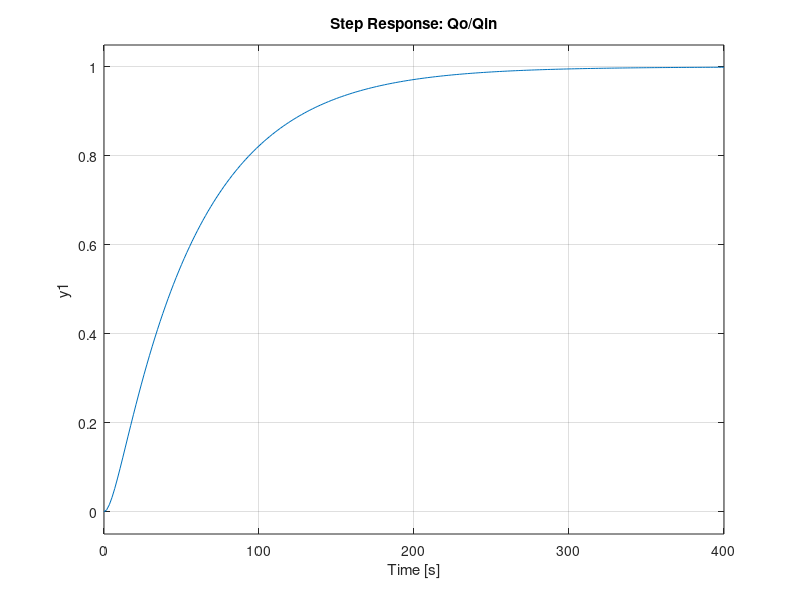
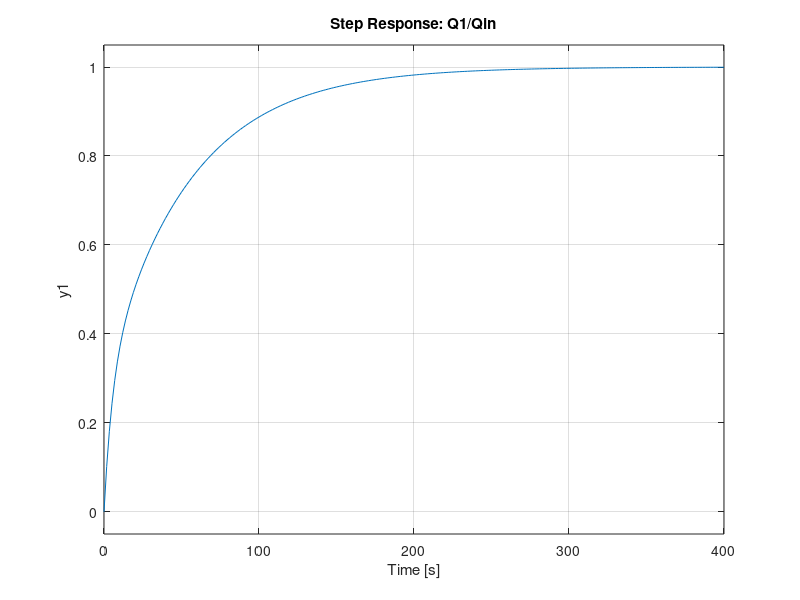
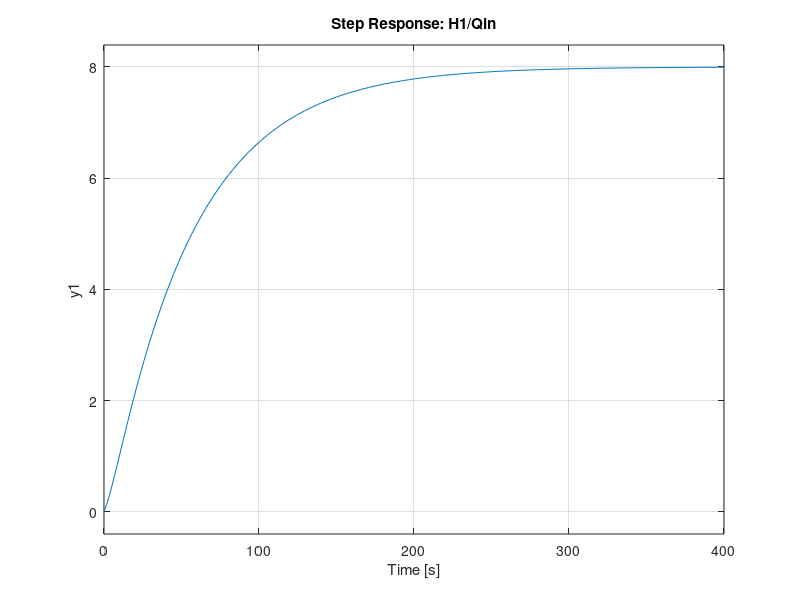
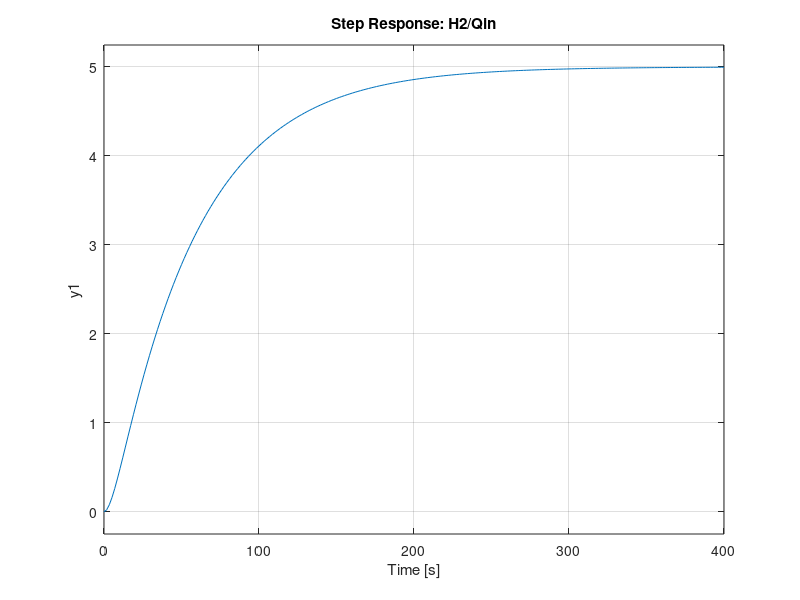

These figures' MATLAB source, in order:
A1 = 5; A2 = 4; R1 = 3; R2 = 5;
cc_eqn = [A1*A2*R1*R2, A1*R1 + A2*R2 + A1*R2, 1];

%transfer functions
Qo_Qin = tf([1], cc_eqn);
Q1_Qin = tf([A2*R2, 1], cc_eqn);
H1_Qin = tf([A2*R2, R1+R2], cc_eqn);
H2_Qin = tf([R2], cc_eqn);

%study system stability
poles = roots(cc_eqn);

%step responses
figure;
step(Qo_Qin);
title('Step Response: Qo/Qin');

figure;
step(Q1_Qin);
title('Step Response: Q1/Qin');

figure;
step(H1_Qin);
title('Step Response: H1/Qin');

figure;
step(H2_Qin);
title('Step Response: H2/Qin');

% %5. track hd
% kp = 8;
% Hd_H2 = feedback(kp*H2_Qin, 1);
% hd = 5;
% figure;
% [y_H2, t] = step(Hd_H2);
% y_H2 = hd * y_H2;
% 
% % Compute H1 response
% Qin = (hd - y_H2);
% y_H1 = lsim(H1_Qin, Qin, t);
% figure;
% plot(t, y_H2, 'b', t, y_H1, 'r--', t, hd*ones(size(t)), 'k:');
% legend('h_2', 'h_1', 'h_d');
% title('Response to h_d = 5m (P-Control)');
% grid on;

% different kp values
hd = 5;
Kp_values = [1, 10, 100];
figure; hold on;
for Kp = Kp_values
Hd_H2 = feedback(Kp * H2_Qin, 1);
[y, t] = step(Hd_H2);
y = hd * y;
ess = hd - y(end);
plot(t, y, 'DisplayName', sprintf('Kp = %d (e_{ss} = %.3f)', Kp, ess));
end
title('Effect of K_p on Tracking and e_{ss}');
legend; grid on;